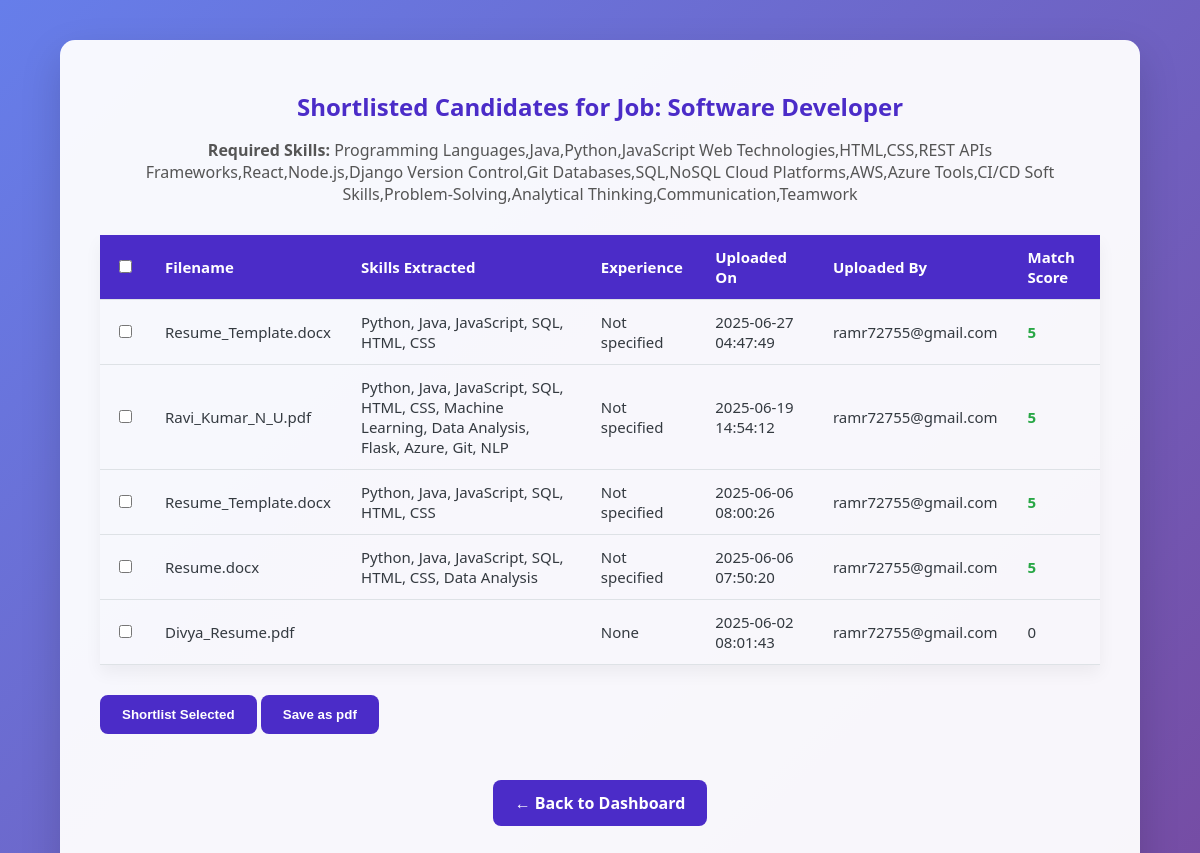
Before: /job/5/matched-resumes (signed in) with the older database file.
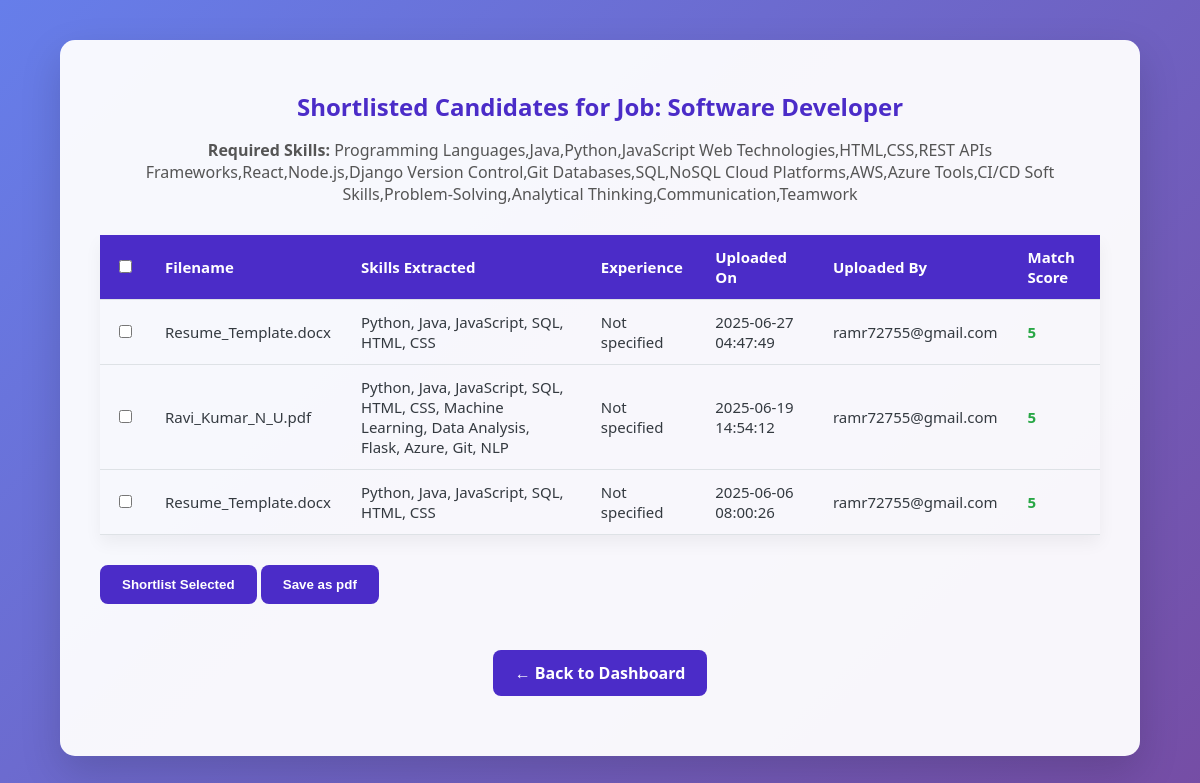
After: the same page with the newer database file.
### tables this page shows
CREATE TABLE jobs (
        id INTEGER PRIMARY KEY AUTOINCREMENT,
        title TEXT NOT NULL,
        description TEXT NOT NULL,
        skills TEXT NOT NULL,
        posted_by TEXT NOT NULL,  -- email of the recruiter who posted
        created_at TIMESTAMP DEFAULT CURRENT_TIMESTAMP
    );

CREATE TABLE resumes (
        id INTEGER PRIMARY KEY AUTOINCREMENT,
        filename TEXT NOT NULL,
        parsed_name TEXT,
        parsed_email TEXT,
        parsed_skills TEXT,
        uploaded_by TEXT NOT NULL,
        upload_date TIMESTAMP DEFAULT CURRENT_TIMESTAMP
    , parsed_experience INTEGER, shortlisted TEXT DEFAULT 'no', shortlisted_label INTEGER DEFAULT NULL);

### app.py (the view)
@app.route('/job/<int:job_id>/matched-resumes')
def matched_resumes(job_id):
    if 'user' not in session:
        flash('Please login first.')
        return redirect(url_for('login'))
    conn = get_db_connection()
    job = conn.execute('SELECT * FROM jobs WHERE id = ?', (job_id,)).fetchone()
    if not job:
        flash('Job not found.')
        conn.close()
        return redirect(url_for('list_jobs'))
    resumes = conn.execute('SELECT * FROM resumes ORDER BY upload_date DESC').fetchall()
    conn.close()
    matched = match_resumes(job['skills'], resumes)
    return render_template('matched_resumes.html', job=job, resumes=matched)

### app.py (called while the page is built)
def get_db_connection():
    conn = sqlite3.connect('database.db')
    conn.row_factory = sqlite3.Row
    return conn

### matching_utils.py (called while the page is built)
def match_resumes(job_skills, resumes):
    job_skills_set = set(skill.strip().lower() for skill in job_skills.split(','))
    matched_resumes = []
    for resume in resumes:
        resume_skills_set = set(skill.strip().lower() for skill in resume['parsed_skills'].split(','))
        matched_skills = job_skills_set.intersection(resume_skills_set)
        score = len(matched_skills)
        matched_resumes.append({
            'filename': resume['filename'],
            'parsed_skills': resume['parsed_skills'],
            'parsed_experience': resume['parsed_experience'],
            'upload_date': resume['upload_date'],
            'uploaded_by': resume['uploaded_by'],
            'score': score
        })
    matched_resumes.sort(key=lambda x: x['score'], reverse=True)
    return matched_resumes

### templates/matched_resumes.html (shortened to what this page needs)
<!DOCTYPE html>
<html>
<head>
</head>
<body>
    <div class="container">
        <h2>Shortlisted Candidates for Job: {{ job.title }}</h2>
        <p><strong>Required Skills:</strong> {{ job.skills }}</p>
        <form id="resumeForm">
            <table id="resumeTable">
                <thead>
                    <tr>
                        <th><input type="checkbox" id="selectAll" onclick="toggleSelectAll(this)"></th>
                        <th>Filename</th>
                        <th>Skills Extracted</th>
                        <th>Experience</th>
                        <th>Uploaded On</th>
                        <th>Uploaded By</th>
                        <th>Match Score</th>
                    </tr>
                </thead>
                <tbody>
                    {% for resume in resumes %}
                    <tr class="resume-row">
                        <td data-label="Select">
                            <input type="checkbox" class="resume-checkbox" name="selected_resumes"
                                value="{{ resume.id }}">
                        </td>
                        <td data-label="Filename">{{ resume.filename }}</td>
                        <td data-label="Skills Extracted">{{ resume.parsed_skills }}</td>
                        <td data-label="Experience">{{ resume.parsed_experience }}</td>
                        <td data-label="Uploaded On">{{ resume.upload_date }}</td>
                        <td data-label="Uploaded By">{{ resume.uploaded_by }}</td>
                        <td data-label="Match Score" class="{{ 'high-score' if resume.score > 0 else '' }}">{{
                            resume.score }}</td>
                    </tr>
                    {% else %}
                    <tr>
                        <td colspan="7" style="text-align:center; padding: 20px;">No resumes found for this job.</td>
                    </tr>
                    {% endfor %}
                </tbody>
            </table>
            <button type="submit" class="submit-button">Shortlist Selected</button>
            <button type="button" class="submit-button" onclick="downloadSelectedAsPDF()">Save as pdf</button>
        </form>
        <p><a class="button-link" href="{{ url_for('dashboard') }}">← Back to Dashboard</a></p>
    </div>
</body>
</html>

### templates/matched_resumes.html (style rules this page uses)
body { font-family: 'Segoe UI', sans-serif; margin: 0; padding: 40px 20px; min-height: 100vh; background: linear-gradient(135deg, #667eea, #764ba2); color: #343a40; }
.container { background: rgba(255, 255, 255, 0.95); max-width: 1000px; margin: auto; border-radius: 15px; box-shadow: 0 16px 40px rgba(0, 0, 0, 0.15); padding: 30px 40px; }
h2 { color: #4b2cc8; font-weight: 700; margin-bottom: 10px; text-align: center; }
p { font-size: 1rem; margin-bottom: 30px; text-align: center; color: #555; }
table { width: 100%; border-collapse: collapse; font-size: 15px; box-shadow: 0 8px 16px rgba(0, 0, 0, 0.05); }
thead { background-color: #4b2cc8; color: white; }
th, td { padding: 12px 15px; border-bottom: 1px solid #dee2e6; text-align: left; }
.high-score { font-weight: bold; color: #28a745; }
a.button-link, button.submit-button { display: inline-block; margin-top: 30px; text-decoration: none; background-color: #4b2cc8; color: white; padding: 12px 22px; border-radius: 8px; font-weight: 600; border: none; cursor: pointer; transition: background-color 0.3s ease; }

Changed rows visible on the page:
removed resumes: filename "Resume.docx", parsed_skills "Python, Java, JavaScript, SQL, HTML, CSS, Data Analysis", parsed_experience "Not specified", upload_date "2025-06-06 07:50:20", uploaded_by "ramr72755@gmail.com", score "5"
removed resumes: filename "Divya_Resume.pdf", parsed_experience "None", upload_date "2025-06-02 08:01:43", uploaded_by "ramr72755@gmail.com", score "0"
